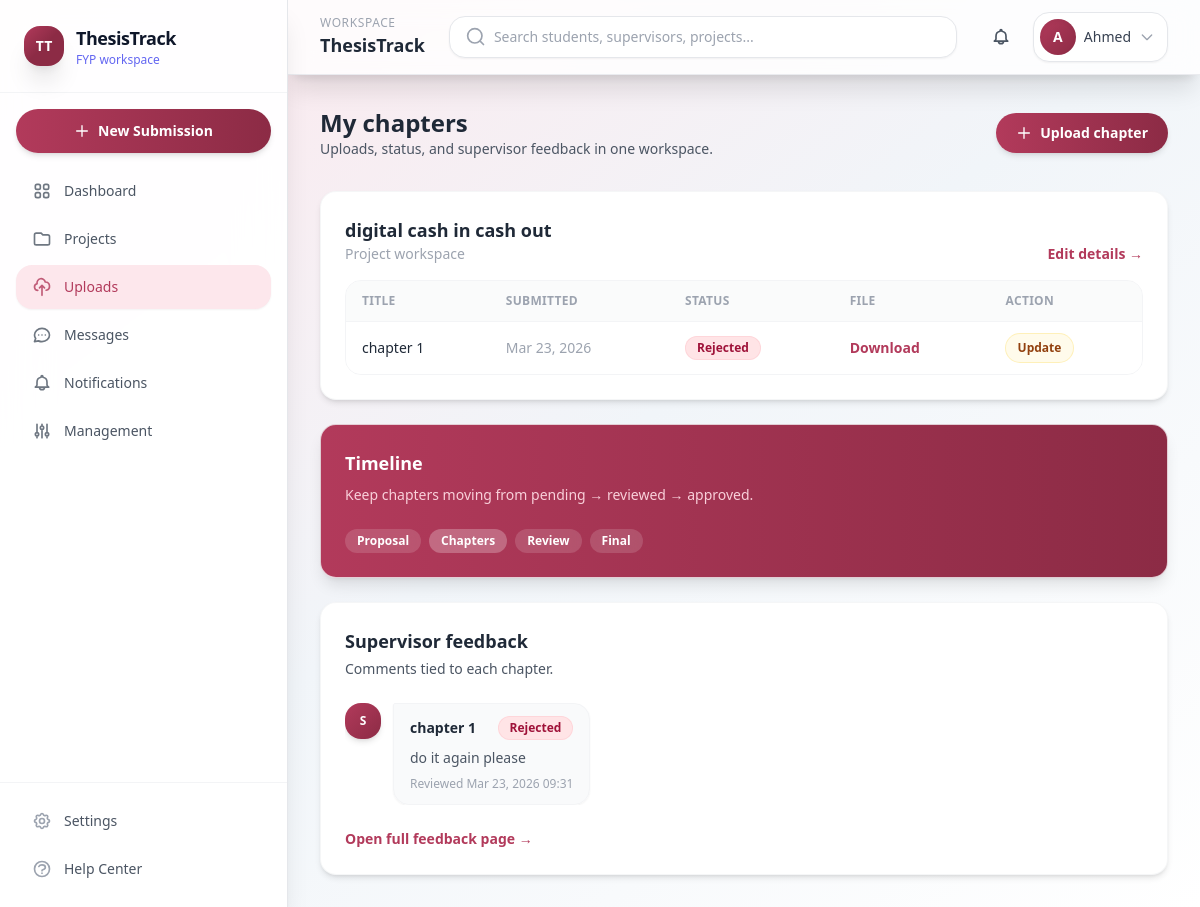
Before: /projects/my-chapters/ (signed in) with the older database file.
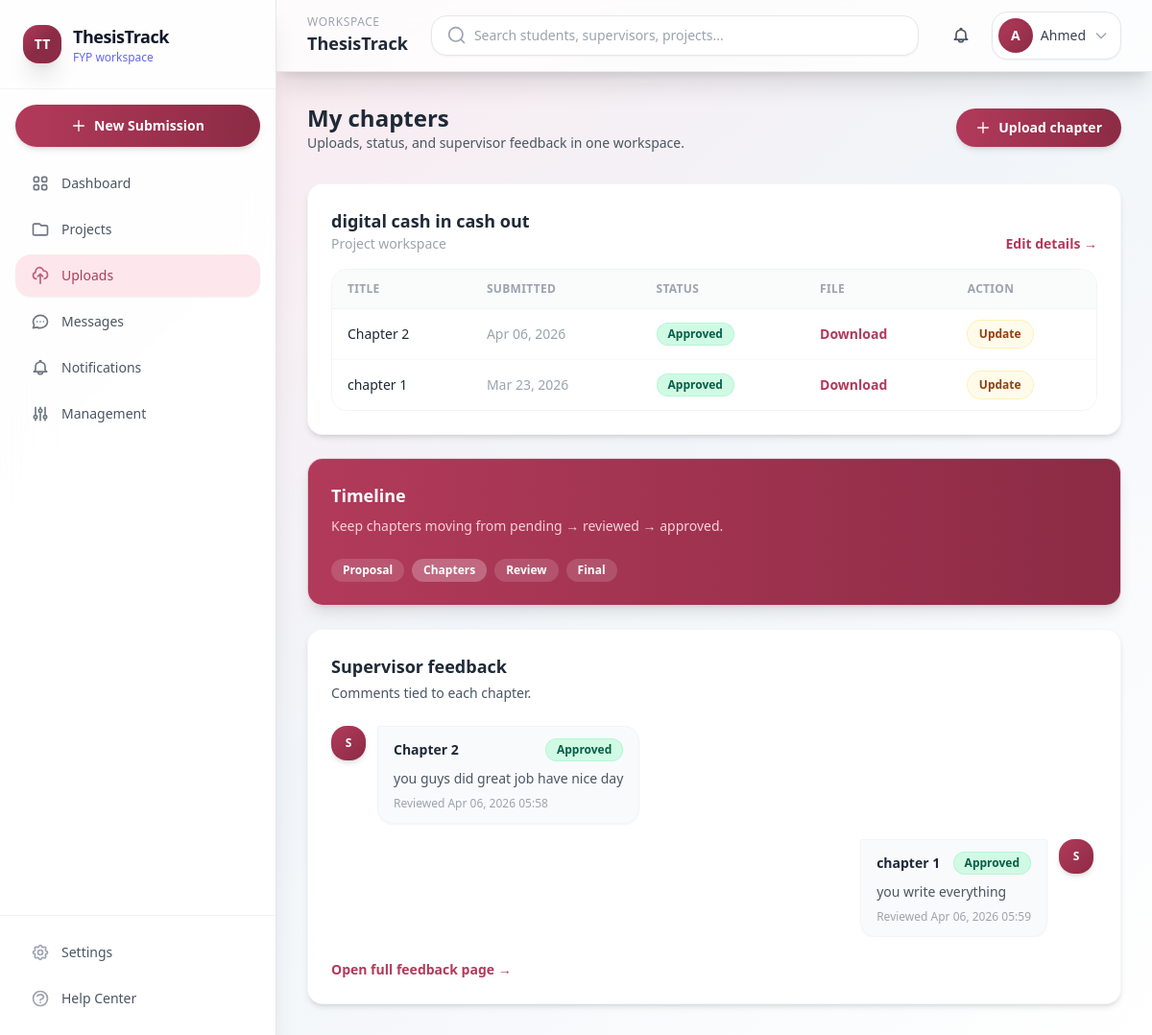
After: the same page with the newer database file.
### users/models.py (models this page shows, shortened)
class User(AbstractUser):
    class Role(models.TextChoices):
        ADMIN = "ADMIN", "Admin"
        SUPERVISOR = "SUPERVISOR", "Supervisor"
        STUDENT = "STUDENT", "Student"
    role = models.CharField(
        max_length=20,
        choices=Role.choices,
        default=Role.STUDENT,
    )

### projects/models.py (models this page shows, shortened)
class Project(models.Model):
    class Status(models.TextChoices):
        PENDING = "PENDING", "Pending"
        APPROVED = "APPROVED", "Approved"
        REJECTED = "REJECTED", "Rejected"
    student = models.OneToOneField(
        settings.AUTH_USER_MODEL,
        on_delete=models.CASCADE,
        related_name="project",
        limit_choices_to={"role": "STUDENT"},
    )
    project_title = models.CharField(max_length=255, blank=True, default="", help_text="Title of the final year project")
    description = models.TextField(blank=True, default="", help_text="Detailed description of the project")
    leader = models.ForeignKey(
        settings.AUTH_USER_MODEL,
        on_delete=models.CASCADE,
        related_name="led_projects",
        limit_choices_to={"role": "STUDENT"},
        help_text="Project leader (can be different from the submitting student)"
    )
    status = models.CharField(
        max_length=20,
        choices=Status.choices,
        default=Status.PENDING,
    )
    defense_date = models.DateTimeField(null=True, blank=True, help_text="Scheduled date and time for project defense")
    created_at = models.DateTimeField(auto_now_add=True)
    updated_at = models.DateTimeField(auto_now=True)

class Chapter(models.Model):
    class Status(models.TextChoices):
        PENDING = "PENDING", "Pending"
        REVIEWED = "REVIEWED", "Reviewed"
        APPROVED = "APPROVED", "Approved"
        REJECTED = "REJECTED", "Rejected"
    project = models.ForeignKey(Project, on_delete=models.CASCADE, related_name="chapters")
    title = models.CharField(max_length=255)
    file = models.FileField(
        upload_to="chapters/",
        validators=[FileExtensionValidator(allowed_extensions=["pdf", "doc", "docx"])],
    )
    submission_date = models.DateTimeField(auto_now_add=True)
    status = models.CharField(
        max_length=20,
        choices=Status.choices,
        default=Status.PENDING,
    )

class Feedback(models.Model):
    chapter = models.OneToOneField(Chapter, on_delete=models.CASCADE, related_name="feedback")
    supervisor = models.ForeignKey(
        settings.AUTH_USER_MODEL,
        on_delete=models.CASCADE,
        related_name="feedbacks_given",
        limit_choices_to={"role": "SUPERVISOR"},
    )
    comment = models.TextField()
    annotated_file = models.FileField(
        upload_to="annotated_chapters/",
        validators=[FileExtensionValidator(allowed_extensions=["pdf", "doc", "docx"])],
        blank=True,
        null=True,
        help_text="Upload the annotated version of the document with comments."
    )
    reviewed_at = models.DateTimeField(auto_now=True)

### projects/views.py (the view)
# urls.py: path("my-chapters/", ChapterListView.as_view(), name="student-chapters"),
class ChapterListView(StudentRequiredMixin, ListView):
    template_name = "projects/chapter_list.html"
    context_object_name = "chapters"
    def get_queryset(self):
        project = Project.objects.filter(student=self.request.user).first()
        if not project:
            return Chapter.objects.none()
        return Chapter.objects.filter(project=project).select_related("feedback").order_by("-submission_date")
    def get_context_data(self, **kwargs):
        context = super().get_context_data(**kwargs)
        context["project"] = Project.objects.filter(student=self.request.user).first()
        return context

### templates/projects/chapter_list.html (shortened to what this page needs)
{% extends "base.html" %}
{% block content %}
<div class="mb-8 flex flex-col gap-4 sm:flex-row sm:items-center sm:justify-between">
    <div>
        <h2 class="text-2xl font-semibold text-gray-800">My chapters</h2>
        <p class="text-sm text-gray-600">Uploads, status, and supervisor feedback in one workspace.</p>
    </div>
    <a href="{% url 'projects:chapter-create' %}" class="inline-flex items-center justify-center gap-2 rounded-full bg-gradient-to-r from-indigo-500 to-purple-600 px-5 py-2.5 text-sm font-semibold text-white shadow-md transition-all duration-200 hover:shadow-xl">
        <svg class="h-4 w-4" fill="none" stroke="currentColor" viewBox="0 0 24 24"><path stroke-linecap="round" stroke-linejoin="round" stroke-width="2" d="M12 4v16m8-8H4"/></svg>
        Upload chapter
    </a>
</div>
{% if project %}
<div class="grid gap-6 xl:grid-cols-[1.25fr_1fr]">
    <div class="space-y-6">
        <div class="rounded-2xl border border-gray-100/80 bg-white p-6 shadow-md transition-all duration-200 hover:shadow-xl">
            <div class="mb-4 flex flex-wrap items-end justify-between gap-3">
                <div>
                    <h3 class="text-lg font-semibold text-gray-800">{{ project.project_title|default:"Your project" }}</h3>
                    <p class="text-sm text-gray-400">Project workspace</p>
                </div>
                <a href="{% url 'projects:student-project' %}" class="text-sm font-semibold text-indigo-600 hover:text-indigo-700">Edit details →</a>
            </div>
            <div class="overflow-x-auto rounded-2xl border border-gray-100">
                <table class="min-w-full divide-y divide-gray-100 text-sm">
                    <thead class="bg-gray-50/80 text-left text-xs font-semibold uppercase tracking-wide text-gray-400">
                        <tr>
                            <th class="px-4 py-3">Title</th>
                            <th class="px-4 py-3">Submitted</th>
                            <th class="px-4 py-3">Status</th>
                            <th class="px-4 py-3">File</th>
                            <th class="px-4 py-3">Action</th>
                        </tr>
                    </thead>
                    <tbody class="divide-y divide-gray-50 bg-white text-gray-600">
                        {% for chapter in chapters %}
                            <tr class="transition-colors duration-200 hover:bg-indigo-50/40">
                                <td class="px-4 py-3 font-medium text-gray-800">{{ chapter.title }}</td>
                                <td class="px-4 py-3 text-gray-400">{{ chapter.submission_date|date:"M d, Y" }}</td>
                                <td class="px-4 py-3">{% include "components/badge.html" with status=chapter.status only %}</td>
                                <td class="px-4 py-3"><a class="font-semibold text-indigo-600 hover:text-indigo-700 hover:underline" href="{{ chapter.file.url }}">Download</a></td>
                                <td class="px-4 py-3">
                                    <a class="inline-flex rounded-full bg-amber-50 px-3 py-1.5 text-xs font-semibold text-amber-800 ring-1 ring-amber-200/60 transition hover:bg-amber-100" href="{% url 'projects:chapter-update' chapter.pk %}">Update</a>
                                </td>
                            </tr>
                        {% empty %}
                            <tr><td colspan="5" class="px-4 py-10 text-center text-gray-400">No chapters uploaded yet.</td></tr>
                        {% endfor %}
                    </tbody>
                </table>
            </div>
        </div>
        <div class="rounded-2xl border border-gray-100/80 bg-gradient-to-r from-indigo-500 to-purple-600 p-6 text-white shadow-lg">
            <h3 class="text-lg font-semibold">Timeline</h3>
            <p class="mt-2 text-sm text-indigo-100">Keep chapters moving from pending → reviewed → approved.</p>
            <div class="mt-6 flex flex-wrap gap-2">
                <span class="rounded-full bg-white/15 px-3 py-1 text-xs font-semibold backdrop-blur">Proposal</span>
                <span class="rounded-full bg-white/25 px-3 py-1 text-xs font-semibold">Chapters</span>
                <span class="rounded-full bg-white/15 px-3 py-1 text-xs font-semibold backdrop-blur">Review</span>
                <span class="rounded-full bg-white/15 px-3 py-1 text-xs font-semibold backdrop-blur">Final</span>
            </div>
        </div>
    </div>
    <div class="rounded-2xl border border-gray-100/80 bg-white p-6 shadow-md transition-all duration-200 hover:shadow-xl">
        <h3 class="text-lg font-semibold text-gray-800">Supervisor feedback</h3>
        <p class="mt-1 text-sm text-gray-600">Comments tied to each chapter.</p>
        <div class="mt-6 flex max-h-[560px] flex-col gap-4 overflow-y-auto pr-1">
            {% for chapter in chapters %}
                <div class="flex gap-3 {% if forloop.counter0|divisibleby:2 %}flex-row{% else %}flex-row-reverse{% endif %}">
                    <div class="flex h-9 w-9 shrink-0 items-center justify-center rounded-2xl bg-gradient-to-br from-indigo-500 to-purple-600 text-xs font-bold text-white shadow-md">
                        S
                    </div>
                    <div class="max-w-[85%] rounded-2xl rounded-tl-sm border border-gray-100 bg-gray-50/90 px-4 py-3 shadow-sm {% if forloop.counter0|divisibleby:2 %}{% else %}rounded-tr-sm rounded-tl-2xl{% endif %}">
                        <div class="mb-2 flex flex-wrap items-center justify-between gap-2">
                            <span class="text-sm font-semibold text-gray-800">{{ chapter.title }}</span>
                            {% include "components/badge.html" with status=chapter.status only %}
                        </div>
                        <p class="text-sm text-gray-600">{% if chapter.feedback %}{{ chapter.feedback.comment }}{% else %}<span class="text-gray-400">No feedback yet.</span>{% endif %}</p>
                        <p class="mt-2 text-xs text-gray-400">{% if chapter.feedback %}Reviewed {{ chapter.feedback.reviewed_at|date:"M d, Y H:i" }}{% else %}—{% endif %}</p>
                    </div>
                </div>
            {% empty %}
                <p class="rounded-2xl border border-dashed border-gray-200 py-10 text-center text-sm text-gray-400">Upload a chapter to start the feedback thread.</p>
            {% endfor %}
        </div>
        <a href="{% url 'projects:student-feedbacks' %}" class="mt-6 inline-flex text-sm font-semibold text-indigo-600 hover:text-indigo-700">Open full feedback page →</a>
    </div>
</div>
{% endif %}
{% endblock %}

### templates/partials/navbar.html (shortened to what this page needs)
<header class="sticky top-0 z-30 border-b border-gray-200/80 bg-white/80 shadow-xl backdrop-blur-md">
    <div class="flex flex-col gap-3 px-4 py-3 sm:flex-row sm:items-center sm:justify-between sm:gap-4 lg:px-8">
        <div class="flex items-center gap-3">
            <div class="hidden sm:block">
                <p class="text-xs font-medium uppercase tracking-wider text-gray-400">Workspace</p>
                <h1 class="text-lg font-semibold text-gray-800">ThesisTrack</h1>
            </div>
        </div>
        <div class="w-full flex-1 sm:max-w-xl sm:px-2 lg:max-w-2xl">
            <div
                id="navbarSearchRoot"
                data-search-url="{% url 'projects:search' %}"
                data-search-ajax-url="{% url 'projects:search-ajax' %}"
                class="w-full"
            >
                <form method="get" action="{% url 'projects:search' %}" class="w-full">
                    <div class="relative">
                        <div class="flex items-center gap-2 rounded-2xl border border-gray-200 bg-white px-4 py-2.5 shadow-sm transition-all duration-200 focus-within:border-indigo-300 focus-within:ring-2 focus-within:ring-indigo-500/20">
                            <svg class="h-5 w-5 shrink-0 text-gray-400" fill="none" stroke="currentColor" viewBox="0 0 24 24">
                                <path stroke-linecap="round" stroke-linejoin="round" stroke-width="2" d="M21 21l-4.35-4.35m0 0A7.5 7.5 0 104.5 4.5a7.5 7.5 0 0012.15 12.15z"></path>
                            </svg>
                            <input
                                id="navbarSearchInput"
                                type="text"
                                name="q"
                                placeholder="Search students, supervisors, projects..."
                                autocomplete="off"
                                spellcheck="false"
                                class="w-full bg-transparent text-sm text-gray-600 outline-none placeholder:text-gray-400"
                                value="{{ request.GET.q|default_if_none:'' }}"
                            />
                        </div>
                    </div>
                </form>
            </div>
        </div>
        <div class="flex items-center justify-end gap-2 sm:gap-3">
            <div class="relative">
                <button
                    id="notifToggle"
                    type="button"
                    aria-haspopup="menu"
                    aria-expanded="false"
                    aria-controls="notifMenu"
                    class="relative rounded-2xl p-2.5 text-gray-600 transition-all duration-200 hover:bg-gray-100 hover:shadow-md"
                    onclick="toggleNotificationsMenu()"
                >
                </button>
            </div>
            <div class="relative">
                <button
                    type="button"
                    id="userMenuToggle"
                    onclick="toggleUserMenu()"
                    class="flex items-center gap-2 rounded-2xl border border-gray-200 bg-white py-1.5 pl-1.5 pr-3 shadow-sm transition-all duration-200 hover:border-indigo-200 hover:shadow-md"
                    aria-expanded="false"
                    aria-controls="userMenu"
                >
                    <span class="flex h-9 w-9 items-center justify-center rounded-full bg-gradient-to-br from-indigo-500 to-purple-600 text-sm font-bold text-white shadow-inner">
                        {{ user.username|slice:":1"|upper }}
                    </span>
                    <span class="hidden max-w-[7rem] truncate text-left text-sm font-medium text-gray-700 sm:block">{{ user.username }}</span>
                    <svg class="hidden h-4 w-4 text-gray-400 sm:block" fill="none" stroke="currentColor" viewBox="0 0 24 24"><path stroke-linecap="round" stroke-linejoin="round" stroke-width="2" d="M19 9l-7 7-7-7"/></svg>
                </button>
            </div>
        </div>
    </div>
</header>

### templates/components/badge.html
{% if status == "PENDING" %}
<span class="inline-flex items-center rounded-full bg-amber-100 px-3 py-1 text-xs font-semibold text-amber-800 ring-1 ring-inset ring-amber-200/60">Pending</span>
{% elif status == "APPROVED" %}
<span class="inline-flex items-center rounded-full bg-emerald-100 px-3 py-1 text-xs font-semibold text-emerald-800 ring-1 ring-inset ring-emerald-200/60">Approved</span>
{% elif status == "REVIEWED" %}
<span class="inline-flex items-center rounded-full bg-indigo-100 px-3 py-1 text-xs font-semibold text-indigo-800 ring-1 ring-inset ring-indigo-200/60">Reviewed</span>
{% elif status == "REJECTED" %}
<span class="inline-flex items-center rounded-full bg-rose-100 px-3 py-1 text-xs font-semibold text-rose-800 ring-1 ring-inset ring-rose-200/60">Rejected</span>
{% else %}
<span class="inline-flex items-center rounded-full bg-rose-100 px-3 py-1 text-xs font-semibold text-rose-800 ring-1 ring-inset ring-rose-200/60">{{ status|default:"Unknown" }}</span>
{% endif %}

Changed rows visible on the page:
added Chapter: title "Chapter 2", submission_date "Apr 06, 2026", status "Approved", feedback.comment "you guys did great job have nice day", feedback.reviewed_at "Apr 06, 2026 05:58"
changed Chapter "chapter 1": feedback.comment "do it again please" → "you write everything"; feedback.reviewed_at "Mar 23, 2026 09:31" → "Apr 06, 2026 05:59"; status "Rejected Rejected" → "Approved Approved"
